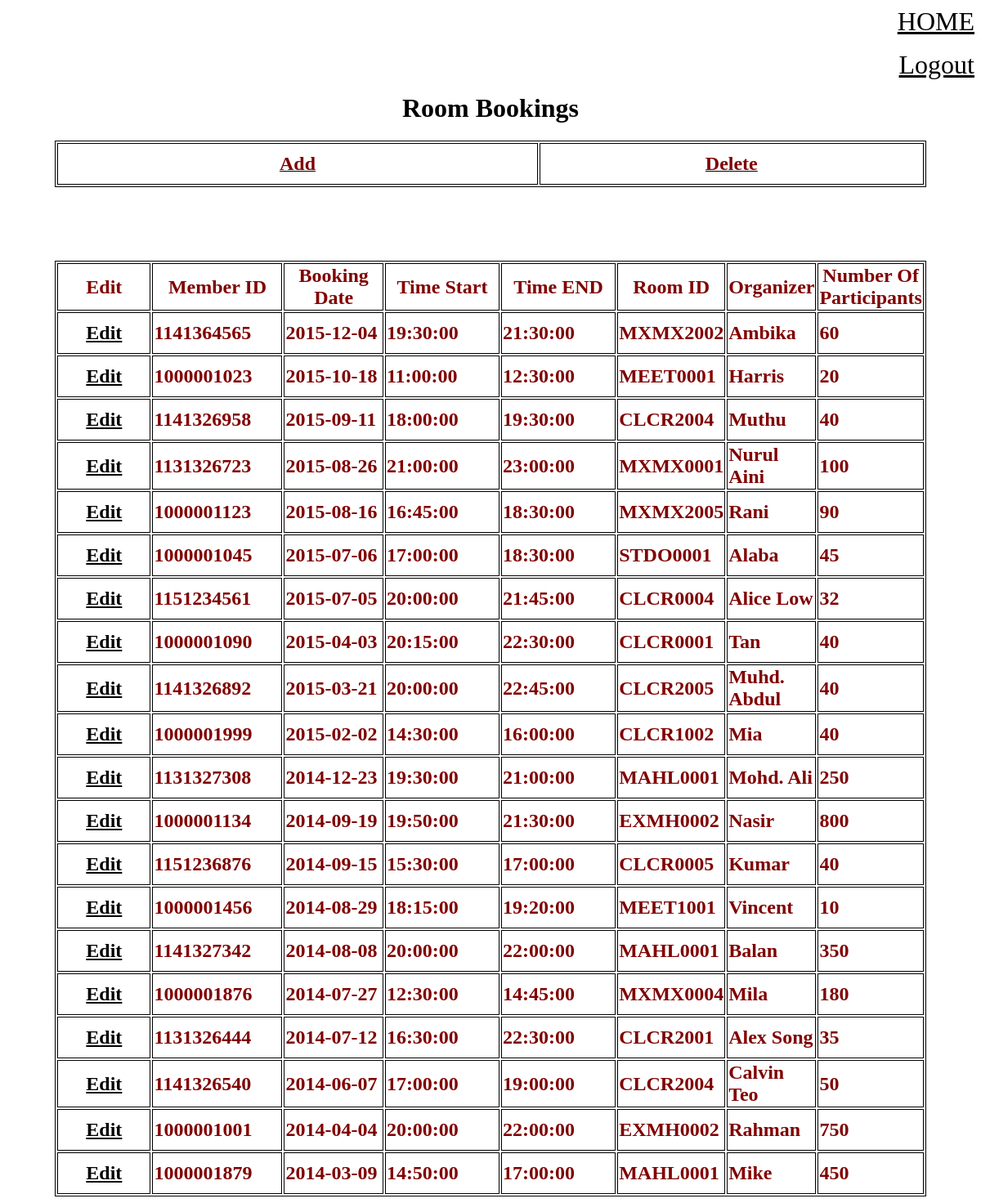
Screenshot of /room_bookings.php (signed in) with the database file from the repository.
### tables this page shows
CREATE TABLE IF NOT EXISTS `booking` (
`booking_id` int(5) NOT NULL,
  `member_id` int(10) DEFAULT NULL,
  `booking_date` date DEFAULT NULL,
  `time_start` time DEFAULT NULL,
  `time_end` time DEFAULT NULL,
  `room_id` varchar(20) DEFAULT NULL,
  `organizer` varchar(50) DEFAULT NULL,
  `number_of_participants` int(10) DEFAULT NULL
);

### room_bookings.php (the view, shortened to what this page needs)
<html>
<head>
  <?php
   include 'db_connect.php';
  $result = mysql_query("SELECT * FROM `booking` ORDER BY booking_date DESC",$link) or die("Database Error");
  ?>
</head>
<body background="image/back.jpg">
  <p align="right"><font size="6" face="Georgia" color="#000000">
	<a href="admin_page.php">HOME</a></font></p>
  <p align="right"><font size="6" face="Georgia" color="#000000">
  <a href="logout.php">Logout</a></font></p>
<h1 >Room Bookings</h1>
  <table border="1" width="90%" id="table1" height="50" align=center>
    <tr>
      <td height="5" align="center" width="20%"><a href="staff_or_student.php"><STRONG>
      <FONT color=#800000 size="5">Add</FONT></STRONG>
    </td>
      <td width="16%" height="51" align="center">
<a href="delete_booked_records.php">
<font size="5"><STRONG><B>
  <FONT
 color=#800000 size="5">Delete</FONT></B></STRONG></font></td>
    </tr>
</table>
<br>
<br>
<br>
<br>
<br>
<table border="1" width="90%" id="table1" height="50" align=center>
  <tr>
    <td height="51" align="center" width="20%">
      <STRONG><B>
    <FONT
    color=#800000 size="5">Edit</FONT></B></STRONG></td>
    <td height="51" align="center" width="20%"><STRONG><B>
<FONT
color=#800000 size="5">Member ID</FONT></B></STRONG></td>
    <td width="16%" height="51" align="center">
<font size="5"><STRONG><B>
<FONT
color=#800000 size="5">Booking Date</FONT></B></STRONG></font></td>
<td height="51" align="center" width="20%"><STRONG>
<FONT
color=#800000 size="5">Time Start</FONT></STRONG>
</td>
<td height="51" align="center" width="20%"><STRONG><B>
<FONT
color=#800000 size="5">Time END</FONT></B></STRONG></td>
<td width="16%" height="51" align="center">
<font size="5"><STRONG><B>
<FONT
color=#800000 size="5">Room ID</FONT></B></STRONG></font></td><td height="51" align="center" width="20%"><STRONG>
<FONT
color=#800000 size="5">Organizer</FONT></STRONG>
</td>
<td height="51" align="center" width="20%"><STRONG><B>
<FONT
color=#800000 size="5">Number Of Participants</FONT></B></STRONG></td>
<tr>
  <?php
  while($row = mysql_fetch_array($result, MYSQL_BOTH))
  {
  ?>
  <td height="51" align="center" width="20%"><STRONG><B>
<FONT color=#800000 size="5"><?php echo "<a href='update_member.php?edit=$row[1]'>Edit</a>"; ?></FONT></B></STRONG></td>
  <td>
    <font size="5"><STRONG><B>
    <FONT
    color=#800000 size="5"><?php
    echo $row[1];
    ?></FONT></B></STRONG></font>
  </td>
  <td>
    <font size="5"><STRONG><B>
    <FONT
    color=#800000 size="5"><?php
    echo $row[2];
    ?></FONT></B></STRONG></font>
  </td>
  <td>
    <font size="5"><STRONG><B>
    <FONT
    color=#800000 size="5"><?php
    echo $row[3];
    ?></FONT></B></STRONG></font>
  </td>
  <td>
    <font size="5"><STRONG><B>
    <FONT
    color=#800000 size="5"><?php
    echo $row[4];
    ?></FONT></B></STRONG></font>
  </td>
  <td>
    <font size="5"><STRONG><B>
    <FONT
    color=#800000 size="5"><?php
    echo $row[5];
    ?></FONT></B></STRONG></font>
  </td>
  <td>
    <font size="5"><STRONG><B>
    <FONT
    color=#800000 size="5"><?php
    echo $row[6];
    ?></FONT></B></STRONG></font>
  </td>
  <td>
    <font size="5"><STRONG><B>
    <FONT
    color=#800000 size="5"><?php
    echo $row[7];
    ?></FONT></B></STRONG></font>
  </td>
</tr>
<?php
}
?>
</table>
</body>
</html>

### room_bookings.php (style rules this page uses)
h1 { text-align:center; margin-top:0; }
table, th, td { border:1px solid black; }
a:link { color: black; }

### rows the page displays
booking: member "1141364565", booking_date "2015-12-04", time_start "19:30:00", time_end "21:30:00", room "MXMX2002", organizer "Ambika", number_of_participants "60"
booking: member "1000001023", booking_date "2015-10-18", time_start "11:00:00", time_end "12:30:00", room "MEET0001", organizer "Harris", number_of_participants "20"
booking: member "1141326958", booking_date "2015-09-11", time_start "18:00:00", time_end "19:30:00", room "CLCR2004", organizer "Muthu", number_of_participants "40"
booking: member "1131326723", booking_date "2015-08-26", time_start "21:00:00", time_end "23:00:00", room "MXMX0001", organizer "Nurul Aini", number_of_participants "100"
booking: member "1000001123", booking_date "2015-08-16", time_start "16:45:00", time_end "18:30:00", room "MXMX2005", organizer "Rani", number_of_participants "90"
booking: member "1000001045", booking_date "2015-07-06", time_start "17:00:00", time_end "18:30:00", room "STDO0001", organizer "Alaba", number_of_participants "45"
booking: member "1151234561", booking_date "2015-07-05", time_start "20:00:00", time_end "21:45:00", room "CLCR0004", organizer "Alice Low", number_of_participants "32"
booking: member "1000001090", booking_date "2015-04-03", time_start "20:15:00", time_end "22:30:00", room "CLCR0001", organizer "Tan", number_of_participants "40"
booking: member "1141326892", booking_date "2015-03-21", time_start "20:00:00", time_end "22:45:00", room "CLCR2005", organizer "Muhd. Abdul", number_of_participants "40"
booking: member "1000001999", booking_date "2015-02-02", time_start "14:30:00", time_end "16:00:00", room "CLCR1002", organizer "Mia", number_of_participants "40"
booking: member "1131327308", booking_date "2014-12-23", time_start "19:30:00", time_end "21:00:00", room "MAHL0001", organizer "Mohd. Ali", number_of_participants "250"
booking: member "1000001134", booking_date "2014-09-19", time_start "19:50:00", time_end "21:30:00", room "EXMH0002", organizer "Nasir", number_of_participants "800"
booking: member "1151236876", booking_date "2014-09-15", time_start "15:30:00", time_end "17:00:00", room "CLCR0005", organizer "Kumar", number_of_participants "40"
booking: member "1000001456", booking_date "2014-08-29", time_start "18:15:00", time_end "19:20:00", room "MEET1001", organizer "Vincent", number_of_participants "10"
booking: member "1141327342", booking_date "2014-08-08", time_start "20:00:00", time_end "22:00:00", room "MAHL0001", organizer "Balan", number_of_participants "350"
booking: member "1000001876", booking_date "2014-07-27", time_start "12:30:00", time_end "14:45:00", room "MXMX0004", organizer "Mila", number_of_participants "180"
booking: member "1131326444", booking_date "2014-07-12", time_start "16:30:00", time_end "22:30:00", room "CLCR2001", organizer "Alex Song", number_of_participants "35"
booking: member "1141326540", booking_date "2014-06-07", time_start "17:00:00", time_end "19:00:00", room "CLCR2004", organizer "Calvin Teo", number_of_participants "50"
booking: member "1000001001", booking_date "2014-04-04", time_start "20:00:00", time_end "22:00:00", room "EXMH0002", organizer "Rahman", number_of_participants "750"
booking: member "1000001879", booking_date "2014-03-09", time_start "14:50:00", time_end "17:00:00", room "MAHL0001", organizer "Mike", number_of_participants "450"
